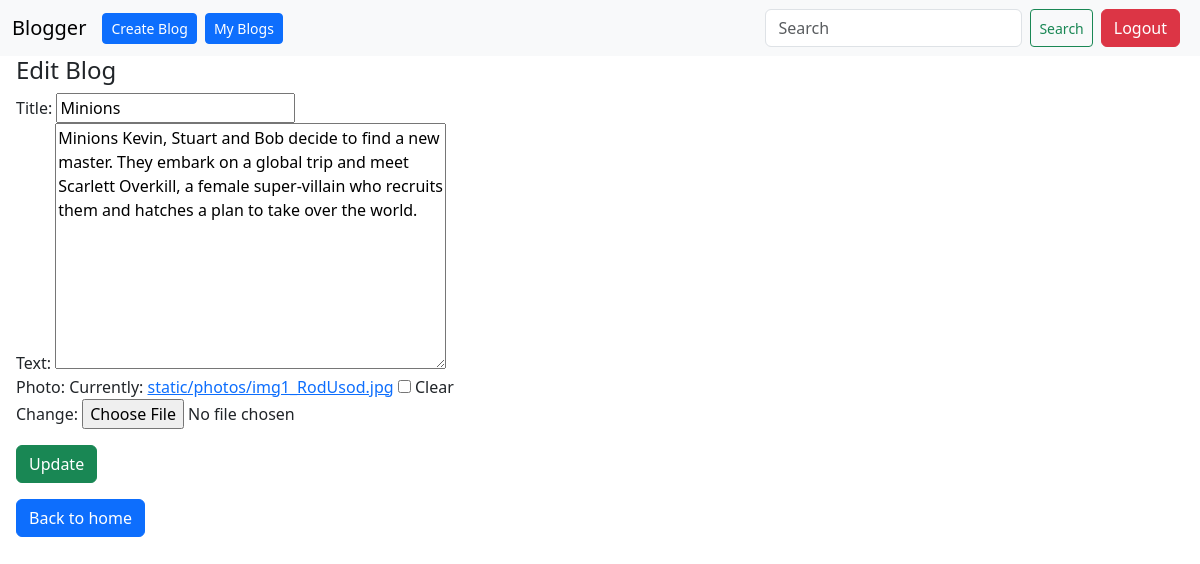
Screenshot of /6/edit_blog/ (signed in) with the database file from the repository.
### Blog/models.py (models this page shows, shortened)
class Blog(models.Model):
    user = models.ForeignKey(User, on_delete=models.CASCADE)
    title = models.CharField(max_length=50)
    text = models.TextField(max_length=500)
    photo = models.ImageField(upload_to='static/photos/', blank=True)
    created_dt = models.DateTimeField(auto_now_add=True)
    updated_dt = models.DateTimeField(auto_now=True)

### Blog/views.py (the view)
# urls.py: path('<int:blog_id>/edit_blog/', views.edit_blog, name="edit_blog"),
@login_required
def edit_blog(request, blog_id):
    blog = get_object_or_404(Blog, pk=blog_id, user = request.user)
    if request.method == 'POST':
        blog_form = BlogForm(request.POST, request.FILES, instance=blog)
        if blog_form.is_valid():
            form = blog_form.save(commit=False)
            form.user = request.user
            form.save()
            return redirect('home')
    else:
        form = BlogForm(instance=blog)
    return render(request, 'blog_form.html', {'form' : form})

### Blog/forms.py
class BlogForm(forms.ModelForm):
    class Meta:
        model = Blog
        fields = ['title', 'text', 'photo']

### templates/blog_form.html (shortened to what this page needs)
{% extends 'layout.html' %}
{% block content %}
<div class="mx-3">
    {% if form.instance.pk %}
        <h4>Edit Blog</h4>
    {% else %}
        <h4>Create Blog</h4>
    {% endif %}
    <form method="post" enctype="multipart/form-data" class="form">
        {{ form }}
        {% if form.instance.pk %}
            <button class="btn btn-success mt-3" type="submit">Update</button>
        {% else %}
            <button class="btn btn-success mt-3" type="submit">Create</button>
        {% endif %}
    </form>
    <a type="button" class="btn btn-primary mt-3" href="{% url 'home' %}">Back to home</a>
</div>
{% endblock %}

### rows the page displays
Blog: title "Minions", text "Minions Kevin, Stuart and Bob decide to find a new master. They embark on a global trip and meet Scarlett Overkill, a female super-villain who recruits them and hatches a plan to take over the world."
